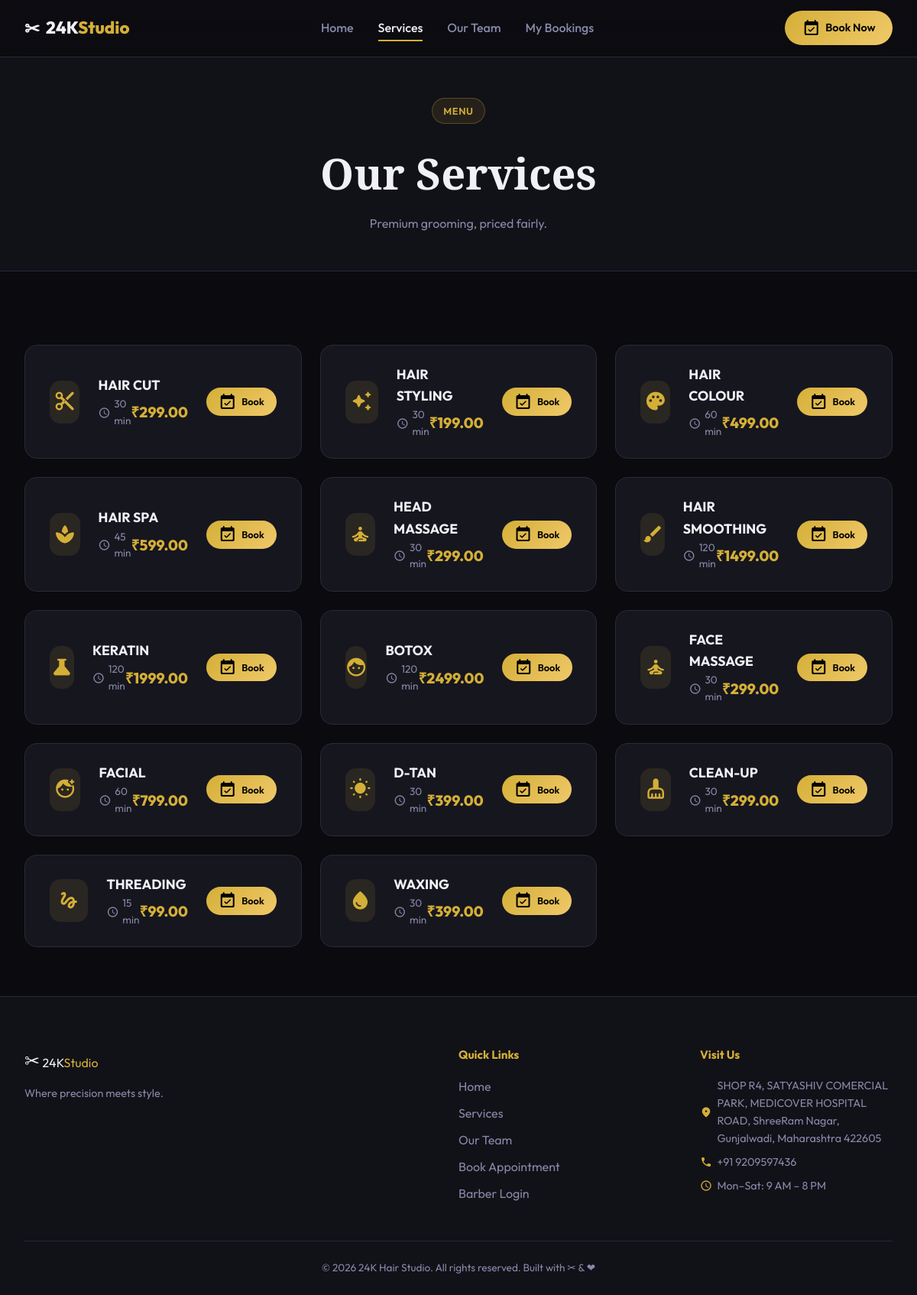
Page /services/ on the committed database.
### bookings/models.py (models this page shows, shortened)
class Service(models.Model):
    shop = models.ForeignKey(Shop, on_delete=models.CASCADE, related_name='services', null=True, blank=True)
    name = models.CharField(max_length=100)
    description = models.TextField(blank=True)
    duration_minutes = models.IntegerField(default=30)
    price = models.DecimalField(max_digits=6, decimal_places=2)
    icon = models.CharField(max_length=50, default='scissors')  # Font Awesome icon name

### bookings/views.py (the view)
# urls.py: path('services/', views.services, name='services'),
def services(request):
    all_services = Service.objects.all()
    return render(request, 'bookings/services.html', {'services': all_services})

### templates/bookings/services.html (shortened to what this page needs)
{% extends "base.html" %}
{% block content %}
<div class="page-hero">
  <span class="section-tag">Menu</span>
  <h1 class="page-hero-title">Our Services</h1>
  <p class="page-hero-sub">Premium grooming, priced fairly.</p>
</div>
<div class="page-section">
  <div class="section-container">
    <div class="services-grid large">
      {% for service in services %}
      <div class="service-card large-card">
        <div class="service-icon-wrap">
          <span class="material-icons-round service-icon">{{ service.icon }}</span>
        </div>
        <div class="service-body">
          <h2 class="service-name">{{ service.name }}</h2>
          <div class="service-meta">
            <span class="service-duration">
              <span class="material-icons-round">schedule</span>
              {{ service.duration_minutes }} min
            </span>
            <span class="service-price">₹{{ service.price }}</span>
          </div>
        </div>
        <a href="{% url 'book' %}" class="btn btn-primary btn-sm">
          <span class="material-icons-round">event_available</span> Book
        </a>
      </div>
      {% endfor %}
    </div>
  </div>
</div>
{% endblock %}

### static/css/style.css (style rules this page uses)
:root { --bg: #0a0a0f; --bg2: #111118; --bg3: #1a1a24; --card: #16161f; --border: #2a2a3a; --accent: #d4af37; --accent2: #f0c96a; --text: #f0f0f5; --muted: #8888a8; --success: #10b981; --danger: #ef4444; --radius: 16px; --shadow: 0 8px 32px rgba(0,0,0,0.4); }
*,*::before,*::after { box-sizing:border-box;margin:0;padding:0 }
html { scroll-behavior:smooth }
body { background:var(--bg);color:var(--text);font-family:'Outfit',sans-serif;line-height:1.6;overflow-x:hidden }
a { color:inherit;text-decoration:none }
.btn { display:inline-flex;align-items:center;gap:.4rem;padding:.65rem 1.4rem;border-radius:99px;font-family:'Outfit',sans-serif;font-size:.9rem;font-weight:600;cursor:pointer;border:none;transition:all .25s;white-space:nowrap }
.btn-primary { background:linear-gradient(135deg,var(--accent),var(--accent2));color:#000 }
.btn-sm { padding:.4rem 1rem;font-size:.8rem }
.section-container { max-width:1200px;margin:0 auto }
.section-tag { display:inline-block;background:rgba(212,175,55,.1);border:1px solid rgba(212,175,55,.3);color:var(--accent);padding:.35rem .9rem;border-radius:99px;font-size:.8rem;font-weight:600;text-transform:uppercase;letter-spacing:.05em;margin-bottom:.8rem }
.services-grid { display:grid;grid-template-columns:repeat(auto-fill,minmax(280px,1fr));gap:1.5rem }
.service-card { background:var(--card);border:1px solid var(--border);border-radius:var(--radius);padding:1.8rem;display:flex;flex-direction:column;gap:1rem;transition:all .3s;animation:fadeUp .5s ease both }
.service-icon-wrap { width:56px;height:56px;background:rgba(212,175,55,.1);border-radius:14px;display:flex;align-items:center;justify-content:center }
.service-icon { color:var(--accent);font-size:1.8rem }
.service-name { font-size:1.1rem;font-weight:700 }
.service-meta { display:flex;align-items:center;justify-content:space-between }
.service-duration { display:flex;align-items:center;gap:.3rem;color:var(--muted);font-size:.85rem }
.service-duration .material-icons-round { font-size:1rem }
.service-price { font-size:1.2rem;font-weight:800;color:var(--accent) }
.services-grid.large .service-card { flex-direction:row;align-items:center;gap:1.5rem;padding:1.5rem 2rem }
.large-card .service-body { flex:1 }
.page-section { padding:6rem 2rem 4rem }
.page-hero { text-align:center;padding:8rem 2rem 3rem;background:var(--bg2);border-bottom:1px solid var(--border) }
.page-hero-title { font-family:'Playfair Display',serif;font-size:clamp(2rem,5vw,3.5rem);margin:.5rem 0 }
.page-hero-sub { color:var(--muted) }

### rows in the picture
Service: name "HAIR CUT", duration_minutes "30", price "299.00"
Service: name "HAIR STYLING", duration_minutes "30", price "199.00"
Service: name "HAIR COLOUR", duration_minutes "60", price "499.00"
Service: name "HAIR SPA", duration_minutes "45", price "599.00"
Service: name "HEAD MASSAGE", duration_minutes "30", price "299.00"
Service: name "HAIR SMOOTHING", duration_minutes "120", price "1499.00"
Service: name "KERATIN", duration_minutes "120", price "1999.00"
Service: name "BOTOX", duration_minutes "120", price "2499.00"
Service: name "FACE MASSAGE", duration_minutes "30", price "299.00"
Service: name "FACIAL", duration_minutes "60", price "799.00"
Service: name "D-TAN", duration_minutes "30", price "399.00"
Service: name "CLEAN-UP", duration_minutes "30", price "299.00"
Service: name "THREADING", duration_minutes "15", price "99.00"
Service: name "WAXING", duration_minutes "30", price "399.00"
